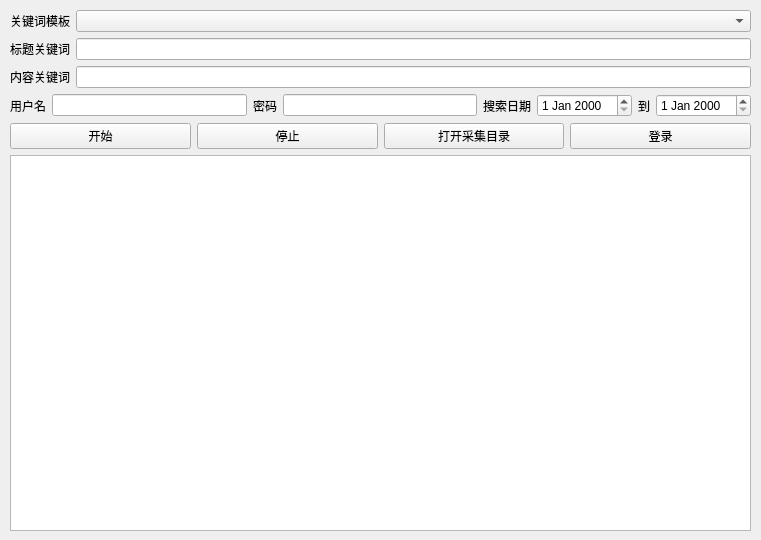
<?xml version="1.0" encoding="UTF-8"?>
<ui version="4.0">
 <class>MainWindow</class>
 <widget class="QMainWindow" name="MainWindow">
  <property name="geometry">
   <rect>
    <x>0</x>
    <y>0</y>
    <width>761</width>
    <height>540</height>
   </rect>
  </property>
  <property name="windowTitle">
   <string>招标网助手</string>
  </property>
  <widget class="QWidget" name="centralwidget">
   <widget class="QWidget" name="layoutWidget">
    <property name="geometry">
     <rect>
      <x>10</x>
      <y>10</y>
      <width>741</width>
      <height>521</height>
     </rect>
    </property>
    <layout class="QVBoxLayout" name="verticalLayout">
     <item>
      <layout class="QHBoxLayout" name="horizontalLayout">
       <item>
        <widget class="QLabel" name="label">
         <property name="text">
          <string>关键词模板</string>
         </property>
        </widget>
       </item>
       <item>
        <widget class="QComboBox" name="comboBoxKeyWord">
         <property name="sizePolicy">
          <sizepolicy hsizetype="Expanding" vsizetype="Fixed">
           <horstretch>0</horstretch>
           <verstretch>0</verstretch>
          </sizepolicy>
         </property>
        </widget>
       </item>
      </layout>
     </item>
     <item>
      <layout class="QHBoxLayout" name="horizontalLayout_2">
       <item>
        <widget class="QLabel" name="label_2">
         <property name="text">
          <string>标题关键词</string>
         </property>
        </widget>
       </item>
       <item>
        <widget class="QLineEdit" name="lineEditTitleKeyWord">
         <property name="enabled">
          <bool>true</bool>
         </property>
         <property name="readOnly">
          <bool>true</bool>
         </property>
        </widget>
       </item>
      </layout>
     </item>
     <item>
      <layout class="QHBoxLayout" name="horizontalLayout_3">
       <item>
        <widget class="QLabel" name="label_3">
         <property name="text">
          <string>内容关键词</string>
         </property>
        </widget>
       </item>
       <item>
        <widget class="QLineEdit" name="lineEditContentKeyWord">
         <property name="enabled">
          <bool>true</bool>
         </property>
         <property name="readOnly">
          <bool>true</bool>
         </property>
        </widget>
       </item>
      </layout>
     </item>
     <item>
      <layout class="QHBoxLayout" name="horizontalLayout_5">
       <item>
        <widget class="QLabel" name="label_4">
         <property name="text">
          <string>用户名</string>
         </property>
        </widget>
       </item>
       <item>
        <widget class="QLineEdit" name="lineEditUserName"/>
       </item>
       <item>
        <widget class="QLabel" name="label_5">
         <property name="text">
          <string>密码</string>
         </property>
        </widget>
       </item>
       <item>
        <widget class="QLineEdit" name="lineEditPassword"/>
       </item>
       <item>
        <widget class="QLabel" name="label_6">
         <property name="text">
          <string>搜索日期</string>
         </property>
        </widget>
       </item>
       <item>
        <widget class="QDateEdit" name="dateEditSearchBegin"/>
       </item>
       <item>
        <widget class="QLabel" name="label_7">
         <property name="text">
          <string>到</string>
         </property>
        </widget>
       </item>
       <item>
        <widget class="QDateEdit" name="dateEditSearchEnd"/>
       </item>
      </layout>
     </item>
     <item>
      <layout class="QHBoxLayout" name="horizontalLayout_4">
       <item>
        <widget class="QPushButton" name="pushButtonStart">
         <property name="text">
          <string>开始</string>
         </property>
        </widget>
       </item>
       <item>
        <widget class="QPushButton" name="pushButtonStop">
         <property name="text">
          <string>停止</string>
         </property>
        </widget>
       </item>
       <item>
        <widget class="QPushButton" name="pushButtonOpenFolder">
         <property name="text">
          <string>打开采集目录</string>
         </property>
        </widget>
       </item>
       <item>
        <widget class="QPushButton" name="pushButtonLogin">
         <property name="text">
          <string>登录</string>
         </property>
        </widget>
       </item>
      </layout>
     </item>
     <item>
      <widget class="QTextEdit" name="textEditLog">
       <property name="readOnly">
        <bool>true</bool>
       </property>
      </widget>
     </item>
    </layout>
   </widget>
  </widget>
 </widget>
 <resources/>
 <connections/>
</ui>
